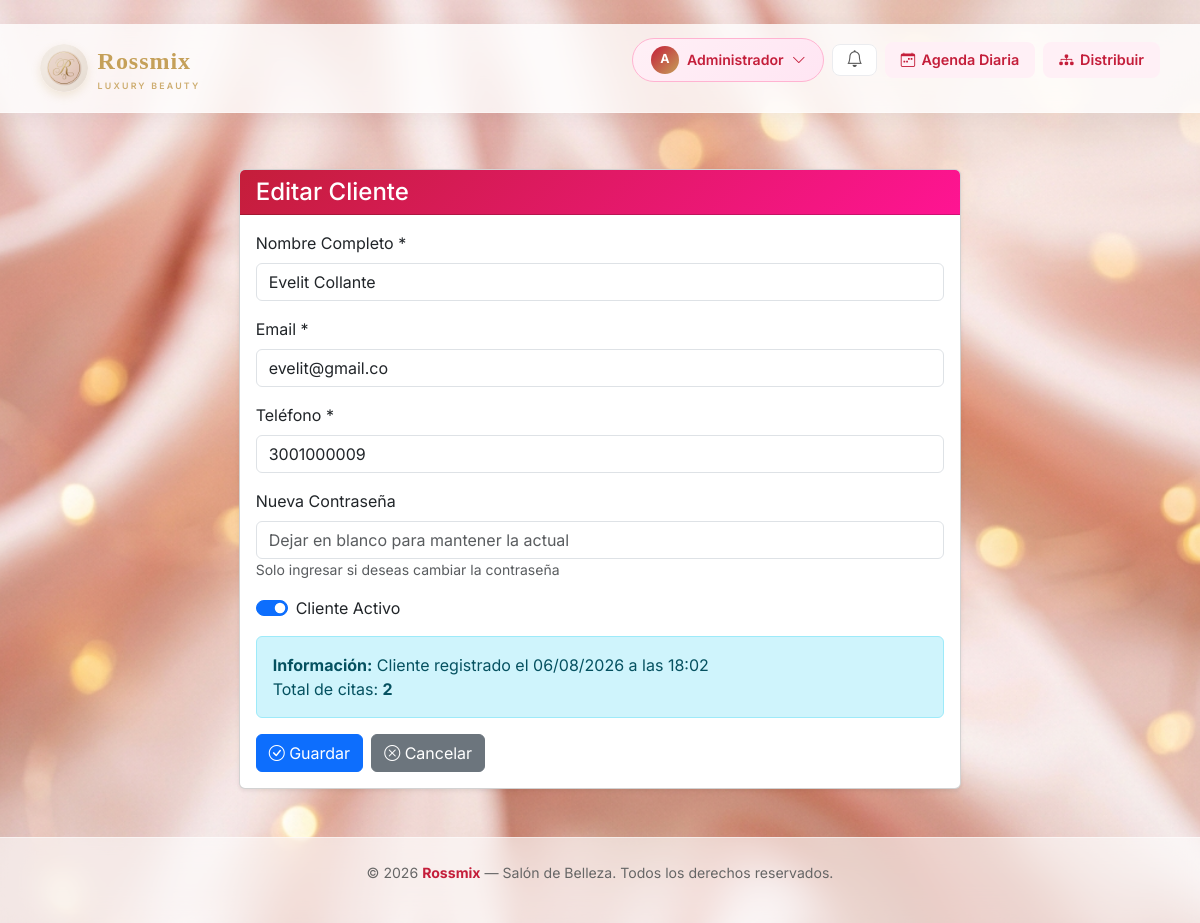
Screenshot of /admin/clientes/editar/5 (signed in) with the database file from the repository.
### app/models/usuario.py (models this page shows, shortened)
class Usuario(db.Model):
    __tablename__ = 'usuario'
    __table_args__ = (
        CheckConstraint("telefono ~ '^[0-9]{10}$'", name='ck_usuario_telefono_10_digitos'),
    )
    id = db.Column(db.Integer, primary_key=True)
    nombre = db.Column(db.String(100), nullable=False)
    email = db.Column(db.String(150), unique=True, nullable=False)
    telefono = db.Column(db.String(10), nullable=False)
    password = db.Column(db.String(200), nullable=False)
    tipo_usuario   = db.Column(db.String(20), nullable=False, index=True)
    fecha_registro = db.Column(db.DateTime, default=datetime.now)
    activo         = db.Column(db.Boolean, default=True)
    id_empleado = db.Column(db.Integer, db.ForeignKey('empleados.id_empleado', ondelete='SET NULL'), nullable=True)
    empleado_vinculado = db.relationship('Empleado', foreign_keys=[id_empleado], backref='usuario_cuenta', uselist=False)
    citas = db.relationship('Cita', backref='cliente', lazy=True, foreign_keys='Cita.id_cliente')
    notificaciones = db.relationship('Notificacion', backref='usuario', lazy=True)

### app/views/admin/clientes.py (the view, shortened to what this page needs)
@admin_bp.route('/clientes/editar/<int:id_cliente>', methods=['GET', 'POST'])
@admin_required
def clientes_editar(id_cliente):
    cliente = db.get_or_404(Usuario, id_cliente)
    is_ajax = request.headers.get('X-Requested-With') == 'XMLHttpRequest'
    return render_template('admin/clientes_form.html', cliente=cliente)

### app/templates/admin/clientes_form.html (shortened to what this page needs)
﻿{% extends 'base.html' %}
{% block content %}
<div class="container mt-4">
    <div class="row justify-content-center">
        <div class="col-md-8">
            <div class="card shadow-sm">
                <div class="card-header" style="background: linear-gradient(135deg, #c41e3a, #ff1493); color: white;">
                    <h4 class="mb-0">Editar Cliente</h4>
                </div>
                <div class="card-body">
                    <form method="POST">
                        <div class="mb-3">
                            <label for="nombre" class="form-label">Nombre Completo *</label>
                            <input type="text" class="form-control" id="nombre" name="nombre"
                                   value="{{ cliente.nombre }}" required>
                        </div>
                        <div class="mb-3">
                            <label for="email" class="form-label">Email *</label>
                            <input type="email" class="form-control" id="email" name="email"
                                   value="{{ cliente.email }}" required>
                        </div>
                        <div class="mb-3">
                            <label for="telefono" class="form-label">Teléfono *</label>
                            <input type="tel" class="form-control" id="telefono" name="telefono"
                                   value="{{ cliente.telefono }}" required>
                        </div>
                        <div class="mb-3">
                            <label for="nueva_password" class="form-label">Nueva Contraseña</label>
                            <input type="password" class="form-control" id="nueva_password" name="nueva_password"
                                   placeholder="Dejar en blanco para mantener la actual">
                            <small class="text-muted">Solo ingresar si deseas cambiar la contraseña</small>
                        </div>
                        <div class="mb-3">
                            <div class="form-check form-switch">
                                <input class="form-check-input" type="checkbox" id="activo" name="activo"
                                       {% if cliente.activo %}checked{% endif %}>
                                <label class="form-check-label" for="activo">
                                    Cliente Activo
                                </label>
                            </div>
                        </div>
                        <div class="alert alert-info">
                            <strong>Información:</strong> Cliente registrado el {{ cliente.fecha_registro.strftime('%d/%m/%Y a las %H:%M') if cliente.fecha_registro else 'N/A' }}
                            <br>Total de citas: <strong>{{ cliente.citas|length }}</strong>
                        </div>
                        <div class="d-flex gap-2">
                            <button type="submit" class="btn btn-primary">
                                <i class="bi bi-check-circle"></i> Guardar
                            </button>
                            <a href="{{ url_for('admin_clientes') }}" class="btn btn-secondary">
                                <i class="bi bi-x-circle"></i> Cancelar
                            </a>
                        </div>
                    </form>
                </div>
            </div>
        </div>
    </div>
</div>
{% endblock %}

### app/templates/base.html (shortened to what this page needs)
<!DOCTYPE html>
<html lang="es">
<head>
    <link rel="stylesheet" href="https://cdn.jsdelivr.net/npm/bootstrap-icons@1.11.3/font/bootstrap-icons.min.css">
    <link rel="stylesheet" href="https://cdn.jsdelivr.net/npm/bootstrap@5.3.2/dist/css/bootstrap.min.css">
    <link rel="stylesheet" href="{{ url_for('static', filename='style.css', v='20260818-2') }}">
</head>
<body>
<nav>
    <div class="nav-inner">
        <a href="{{ url_for('main.index') }}" class="logo">
            <img src="{{ url_for('static', filename='images/logo_rossmix_r.png') }}" alt="Rossmix Luxury Beauty">
            <span class="logo-text">Rossmix<small>Luxury Beauty</small></span>
        </a>
        <ul>
            {% if session.usuario_id and request.endpoint != 'main.index' %}
                <li class="profile-dropdown-wrap">
                    <a href="#" class="profile-btn" id="profileBtn">
                        <span class="avatar">{{ session.nombre[0]|upper }}</span>
                        {{ session.nombre|title }}
                        <i class="bi bi-chevron-down icon-small"></i>
                    </a>
                </li>
                <li class="nav-item-notif">
                    <a href="#" id="btnNotifs" title="Notificaciones" class="notif-button">
                        <i class="bi bi-bell icon-bell"></i>
                    </a>
                </li>
                {% if session.tipo_usuario == 'admin' %}
                    <li>
                        <a href="{{ url_for('admin.agenda_diaria') }}" class="nav-chip blue">
                            <i class="bi bi-calendar-week"></i> Agenda Diaria
                        </a>
                    </li>
                    <li>
                        <a href="{{ url_for('admin.citas_distribucion') }}" class="nav-chip purple">
                            <i class="bi bi-diagram-3-fill"></i> Distribuir
                        </a>
                    </li>
                {% elif session.tipo_usuario == 'especialista' %}
                    <li>
                        <a href="{{ url_for('especialista.citas_disponibles') }}" class="nav-chip pink">
                            <i class="bi bi-lightning-fill"></i> Disponibles
                        </a>
                    </li>
                {% else %}
                    <li><a href="{{ url_for('citas.agendar_paso1') }}" class="nav-chip pink"><i class="bi bi-plus-circle"></i> Agendar</a></li>
                {% endif %}
            {% else %}
                <li><a href="{{ url_for('main.index') }}">Inicio</a></li>
                <li><a href="{{ url_for('auth.login') }}">Iniciar Sesión</a></li>
                <li><a href="{{ url_for('auth.registro') }}" class="nav-chip pink">Registrarse</a></li>
            {% endif %}
        </ul>
    </div>
</nav>
<div class="page-wrap">
    {% block content %}{% endblock %}
</div>
<footer>
    <div class="footer-inner">
        <p>&copy; 2026 <strong>Rossmix</strong> — Salón de Belleza. Todos los derechos reservados.</p>
    </div>
</footer>
</body>
</html>

### rows the page displays
Usuario: nombre "Administrador"
Usuario: nombre "Evelit Collante", email "evelit@gmail.co", telefono "3001000009", activo "☑", fecha_registro "06/08/2026 a las 18:02"

### other values shown
{{ session.nombre[0]|upper }} "A"
{{ cliente.citas|length }} "2"
